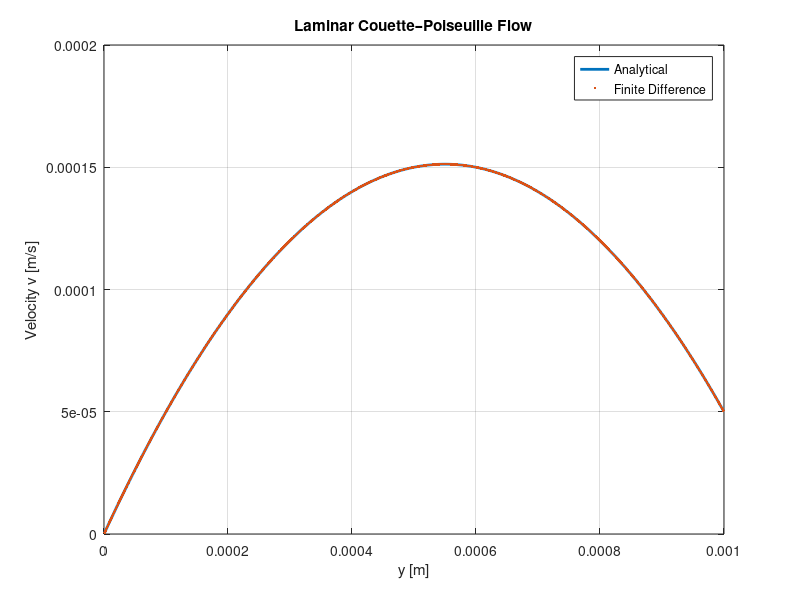

MATLAB code for this plot:
function laminar_flow()
% Solves laminar flow between two parallel plates using finite differences

clc; close all;

%% Physical constants
mu   = 1e-3;     % viscosity [Pa.s]
V_up = 5e-5;     % upper plate velocity [m/s]
B    = 1e-3;     % plate separation [m]
dpdx = -1;       % pressure gradient [Pa/m]

%% Grid parameters
N  = 1000;           % number of interior grid points
dy = B/(N+1);        % grid spacing

% RHS constant from discretization
G = -(dy^2/mu)*dpdx;

%% Allocate matrix and RHS
A = spalloc(N, N, 3*N-2);   % tridiagonal sparse matrix
b = zeros(N,1);

%% First interior node (near bottom wall: v = 0)
A(1,1) = 2;
A(1,2) = -1;
b(1)   = G;

%% Interior nodes
for j = 2:N-1
    A(j,j-1) = -1;
    A(j,j)   = 2;
    A(j,j+1) = -1;
    b(j)     = G;
end

%% Last interior node (near moving top wall)
A(N,N-1) = -1;
A(N,N)   = 2;
b(N)     = G + V_up;

%% Solve system
v = A\b;

%% Grid for plotting
y = linspace(dy, B-dy, N);

%% Analytical solution
v_anal = (V_up/B).*y + (1/(2*mu))*dpdx.*(y.^2 - B*y);

%% Plot
figure;
plot(y, v_anal, 'LineWidth', 2); hold on;
plot(y, v, '.', 'MarkerSize', 6);
xlabel('y [m]');
ylabel('Velocity v [m/s]');
legend('Analytical', 'Finite Difference');
title('Laminar Couette–Poiseuille Flow');
grid on;

end
